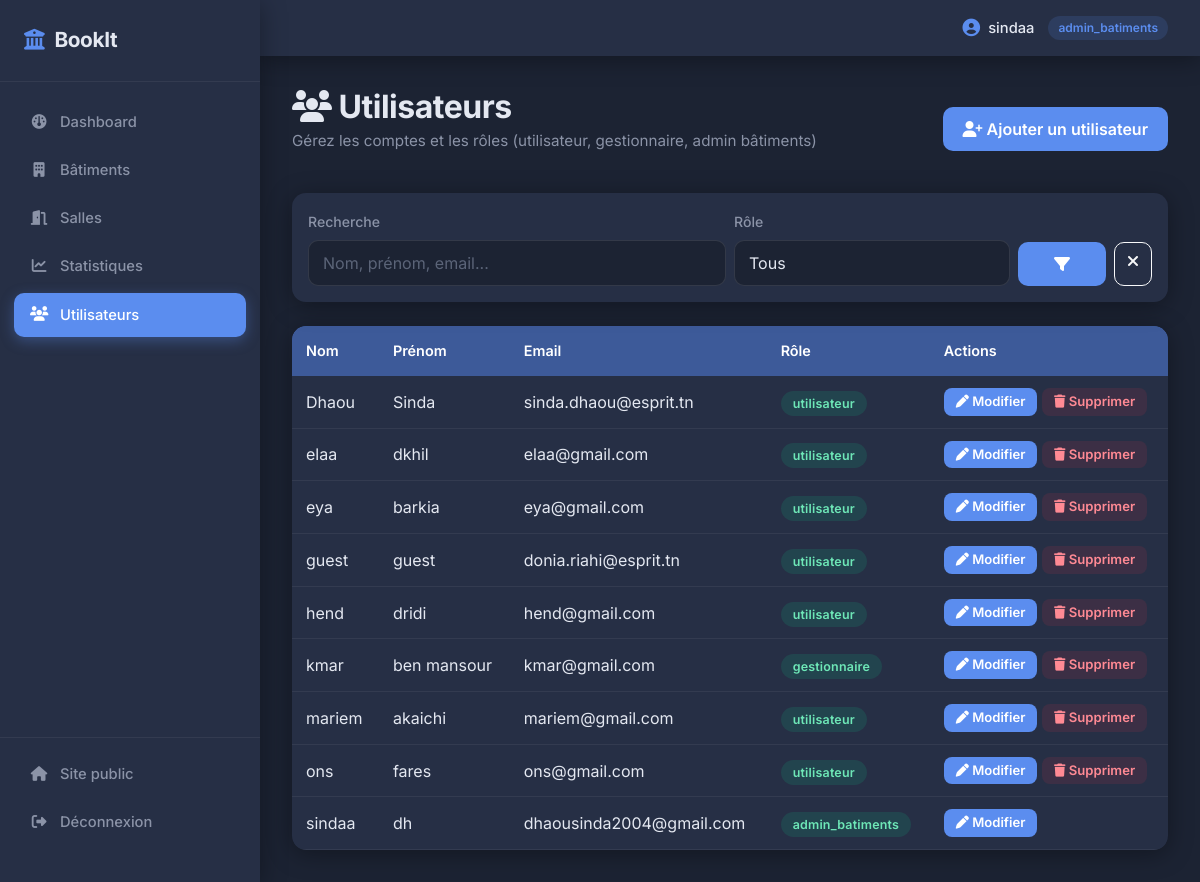
The app's page /public/index.php?controller=utilisateur&action=index (signed in) with its own data.
### tables this page shows
CREATE TABLE `utilisateurs` (
  `id` int(11) NOT NULL,
  `nom` varchar(100) NOT NULL,
  `prenom` varchar(100) NOT NULL,
  `email` varchar(150) NOT NULL,
  `password` varchar(255) NOT NULL,
  `role` enum('admin_batiments','gestionnaire','utilisateur') NOT NULL DEFAULT 'utilisateur',
  `created_at` timestamp NOT NULL DEFAULT current_timestamp()
);

### app/controllers/UtilisateurController.php (called while the page is built, shortened)
<?php
require_once __DIR__ . '/../models/Utilisateur.php';
class UtilisateurController
{
    private Utilisateur $utilisateurModel;
    public function __construct()
    {
        $this->utilisateurModel = new Utilisateur();
    }
    public function index(): void
    {
        $recherche = trim($_GET['recherche'] ?? '');
        $role = $_GET['role'] ?? '';
        $utilisateurs = $this->utilisateurModel->getAll($recherche, $role);
        require __DIR__ . '/../views/backend/utilisateurs/index.php';
    }
}

### public/index.php (called while the page is built, shortened)
<?php
$action = $_GET['action'] ?? 'index';
$controller = new $controllerClass();
$controller->$action();

### app/models/Model.php (called while the page is built, shortened)
<?php
require_once __DIR__ . '/../../config/db.php';
abstract class Model
{
    public function __construct()
    {
        $db = new Database();
        $this->pdo = $db->connect();
    }
}

### config/db.php (called while the page is built)
<?php
class Database
{
    private string $host = 'localhost';
    private string $dbname = 'reservation_salles';
    private string $username = 'root';
    private string $password = '';
    private ?PDO $connection = null;
    public function connect(): PDO
    {
        if ($this->connection === null) {
            try {
                $dsn = "mysql:host={$this->host};dbname={$this->dbname};charset=utf8mb4";
                $this->connection = new PDO($dsn, $this->username, $this->password);
                $this->connection->setAttribute(PDO::ATTR_ERRMODE, PDO::ERRMODE_EXCEPTION);
                $this->connection->setAttribute(PDO::ATTR_DEFAULT_FETCH_MODE, PDO::FETCH_ASSOC);
            } catch (PDOException $e) {
                die("Erreur de connexion à la base de données : " . $e->getMessage());
            }
        }
        return $this->connection;
    }
}

### app/models/Utilisateur.php (called while the page is built, shortened)
<?php
require_once __DIR__ . '/Model.php';
class Utilisateur extends Model
{
    public function getAll(string $recherche = '', string $role = ''): array
    {
        $sql = "SELECT id, nom, prenom, email, role FROM utilisateurs WHERE 1=1";
        $params = [];
        $sql .= " ORDER BY nom, prenom";
        $stmt = $this->pdo->prepare($sql);
        $stmt->execute($params);
        return $stmt->fetchAll();
    }
}

### app/views/backend/utilisateurs/index.php (the view, shortened to what this page needs)
<?php require __DIR__ . '/../layout_header.php'; ?>
<div class="d-flex justify-content-between align-items-center mb-4 flex-wrap gap-2">
    <div>
        <h2 class="page-title"><i class="fa-solid fa-users"></i> Utilisateurs</h2>
        <p class="page-subtitle">Gérez les comptes et les rôles (utilisateur, gestionnaire, admin bâtiments)</p>
    </div>
    <a href="index.php?controller=utilisateur&action=create" class="btn btn-primary">
        <i class="fa-solid fa-user-plus"></i> Ajouter un utilisateur
    </a>
</div>
<div class="card p-3 mb-4">
    <form action="index.php" method="GET" class="row g-2 align-items-end">
        <div class="col-md-6">
            <label class="form-label">Recherche</label>
            <input type="text" name="recherche" class="form-control" placeholder="Nom, prénom, email..." value="<?= htmlspecialchars($_GET['recherche'] ?? '') ?>">
        </div>
        <div class="col-md-4">
            <label class="form-label">Rôle</label>
            <select name="role" class="form-select">
                <option value="">Tous</option>
            </select>
        </div>
        <div class="col-md-2 d-flex gap-2">
            <button type="submit" class="btn btn-primary flex-fill"><i class="fa-solid fa-filter"></i></button>
            <a href="index.php?controller=utilisateur&action=index" class="btn btn-outline-light" title="Réinitialiser">
                <i class="fa-solid fa-xmark"></i>
            </a>
        </div>
    </form>
</div>
<?php if (empty($utilisateurs)): ?>
    <div class="card">
        <div class="empty-state">
            <i class="fa-solid fa-user-slash"></i>
            <p>Aucun utilisateur ne correspond à ces critères.</p>
        </div>
    </div>
<?php else: ?>
<div class="table-responsive">
    <table class="table align-middle">
        <thead>
        <tr>
            <th>Nom</th>
            <th>Prénom</th>
            <th>Email</th>
            <th>Rôle</th>
            <th>Actions</th>
        </tr>
        </thead>
        <tbody>
        <?php foreach ($utilisateurs as $u): ?>
        <tr>
            <td><?= htmlspecialchars($u['nom']) ?></td>
            <td><?= htmlspecialchars($u['prenom']) ?></td>
            <td><?= htmlspecialchars($u['email']) ?></td>
            <td><span class="badge-statut badge-disponible"><?= htmlspecialchars($u['role']) ?></span></td>
            <td>
                <a href="index.php?controller=utilisateur&action=edit&id=<?= $u['id'] ?>" class="btn btn-sm btn-primary btn-sm-action">
                    <i class="fa-solid fa-pen"></i> Modifier
                </a>
                <?php if ((int)$u['id'] !== (int)$_SESSION['user_id']): ?>
                <a href="index.php?controller=utilisateur&action=delete&id=<?= $u['id'] ?>"
                   class="btn btn-sm btn-danger-soft btn-sm-action"
                   onclick="return confirm('Supprimer cet utilisateur ?');">
                    <i class="fa-solid fa-trash"></i> Supprimer
                </a>
                <?php endif; ?>
            </td>
        </tr>
        <?php endforeach; ?>
        </tbody>
    </table>
</div>
<?php endif; ?>
<?php require __DIR__ . '/../layout_footer.php'; ?>

### public/css/backend.css (style rules this page uses)
:root { --slate: #1c2333; --slate-light: #262f45; --slate-lighter: #313c56; --accent: #5b8def; --accent-soft: #3d5a99; --text: #e4e8f1; --muted: #8b93a7; --radius: 14px; --shadow: 0 4px 24px rgba(0, 0, 0, 0.35); }
* { box-sizing: border-box; }
body { font-family: 'Inter', sans-serif; background: var(--slate); color: var(--text); min-height: 100vh; }
.page-title { font-weight: 700; letter-spacing: -0.5px; color: var(--text); margin-bottom: 4px; }
.page-subtitle { color: var(--muted); font-size: 0.95rem; }
.card { background: var(--slate-light); border: none; border-radius: var(--radius); box-shadow: var(--shadow); color: var(--text); }
.table-responsive { border-radius: var(--radius); box-shadow: var(--shadow); }
.table { background: var(--slate-light); border-radius: var(--radius); overflow: hidden; color: var(--text); margin-bottom: 0; }
.table thead { background: var(--accent-soft); }
.table th { font-weight: 600; border: none; padding: 14px; color: white; font-size: 0.9rem; }
.table td { padding: 12px 14px; vertical-align: middle; border-color: rgba(255, 255, 255, 0.06); }
.form-label { font-weight: 500; color: var(--muted); font-size: 0.88rem; }
.form-control, .form-select { background: var(--slate); border: 1.5px solid rgba(255, 255, 255, 0.1); color: var(--text); border-radius: 10px; padding: 10px 14px; }
.form-control::placeholder { color: #5b6478; }
.btn-primary { background: var(--accent); border: none; border-radius: 10px; padding: 10px 20px; font-weight: 600; transition: background 0.2s ease, transform 0.15s ease; }
.btn-outline-light { border-radius: 10px; font-weight: 500; }
.btn-sm-action { font-size: 0.82rem; font-weight: 600; padding: 4px 12px; border-radius: 8px; }
.btn-danger-soft { background: rgba(220, 53, 69, 0.12); color: #ff8a94; border: none; }
.badge-statut { padding: 5px 12px; border-radius: 20px; font-weight: 600; font-size: 0.78rem; letter-spacing: 0.2px; }
.badge-disponible { background: rgba(16, 185, 129, 0.15); color: #6ee7b7; }
a { color: var(--accent); text-decoration: none; font-weight: 500; }
.table { background-color: var(--slate-light) !important; color: var(--text) !important; }
.table > :not(caption) > * > * { background-color: transparent !important; color: var(--text) !important; border-bottom-color: rgba(255, 255, 255, 0.06) !important; box-shadow: none !important; }
.table thead th { background-color: var(--accent-soft) !important; color: #ffffff !important; border: none !important; }

### records on screen
utilisateurs: nom "Dhaou", prenom "Sinda", email "sinda.dhaou@esprit.tn", role "utilisateur"
utilisateurs: nom "elaa", prenom "dkhil", email "elaa@gmail.com", role "utilisateur"
utilisateurs: nom "eya", prenom "barkia", email "eya@gmail.com", role "utilisateur"
utilisateurs: nom "guest", prenom "guest", email "donia.riahi@esprit.tn", role "utilisateur"
utilisateurs: nom "hend", prenom "dridi", email "hend@gmail.com", role "utilisateur"
utilisateurs: nom "kmar", prenom "ben mansour", email "kmar@gmail.com", role "gestionnaire"
utilisateurs: nom "mariem", prenom "akaichi", email "mariem@gmail.com", role "utilisateur"
utilisateurs: nom "ons", prenom "fares", email "ons@gmail.com", role "utilisateur"
utilisateurs: nom "sindaa", prenom "dh", email "dhaousinda2004@gmail.com", role "admin_batiments"

### other values on screen
$_SESSION['user_nom'] "sindaa"
$_SESSION['user_role'] "admin_batiments"
